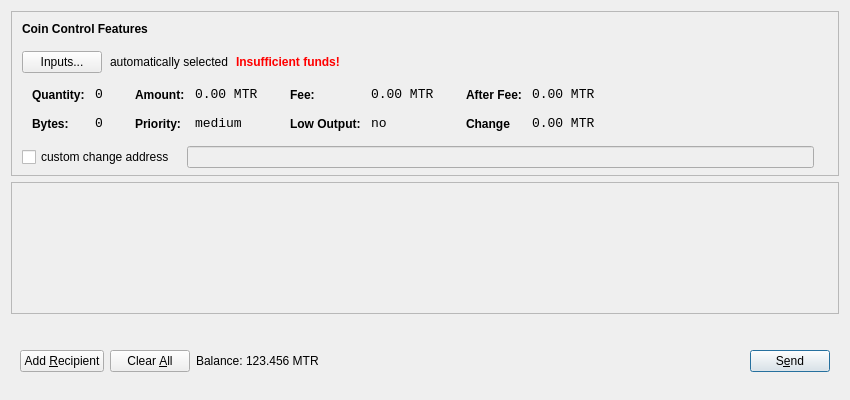
<?xml version="1.0" encoding="UTF-8"?>
<ui version="4.0">
 <class>SendCoinsDialog</class>
 <widget class="QDialog" name="SendCoinsDialog">
  <property name="geometry">
   <rect>
    <x>0</x>
    <y>0</y>
    <width>850</width>
    <height>400</height>
   </rect>
  </property>
  <property name="windowTitle">
   <string>Send Coins</string>
  </property>
  <layout class="QVBoxLayout" name="verticalLayout" stretch="0,1,0">
   <property name="bottomMargin">
    <number>8</number>
   </property>
   <item>
    <widget class="QFrame" name="frameCoinControl">
     <property name="sizePolicy">
      <sizepolicy hsizetype="Expanding" vsizetype="Expanding">
       <horstretch>0</horstretch>
       <verstretch>0</verstretch>
      </sizepolicy>
     </property>
     <property name="maximumSize">
      <size>
       <width>16777215</width>
       <height>16777215</height>
      </size>
     </property>
     <property name="frameShape">
      <enum>QFrame::StyledPanel</enum>
     </property>
     <property name="frameShadow">
      <enum>QFrame::Sunken</enum>
     </property>
     <layout class="QVBoxLayout" name="verticalLayoutCoinControl2">
      <property name="spacing">
       <number>6</number>
      </property>
      <property name="leftMargin">
       <number>0</number>
      </property>
      <property name="topMargin">
       <number>0</number>
      </property>
      <property name="rightMargin">
       <number>0</number>
      </property>
      <property name="bottomMargin">
       <number>6</number>
      </property>
      <item>
       <layout class="QVBoxLayout" name="verticalLayoutCoinControl" stretch="0,0,0,0,1">
        <property name="spacing">
         <number>0</number>
        </property>
        <property name="leftMargin">
         <number>10</number>
        </property>
        <property name="topMargin">
         <number>10</number>
        </property>
        <item>
         <layout class="QHBoxLayout" name="horizontalLayoutCoinControl1">
          <property name="bottomMargin">
           <number>15</number>
          </property>
          <item>
           <widget class="QLabel" name="labelCoinControlFeatures">
            <property name="sizePolicy">
             <sizepolicy hsizetype="Preferred" vsizetype="Maximum">
              <horstretch>0</horstretch>
              <verstretch>0</verstretch>
             </sizepolicy>
            </property>
            <property name="font">
             <font>
              <weight>75</weight>
              <bold>true</bold>
             </font>
            </property>
            <property name="styleSheet">
             <string notr="true">font-weight:bold;</string>
            </property>
            <property name="text">
             <string>Coin Control Features</string>
            </property>
           </widget>
          </item>
         </layout>
        </item>
        <item>
         <layout class="QHBoxLayout" name="horizontalLayoutCoinControl2" stretch="0,0,0,0">
          <property name="spacing">
           <number>8</number>
          </property>
          <property name="bottomMargin">
           <number>10</number>
          </property>
          <item>
           <widget class="QPushButton" name="pushButtonCoinControl">
            <property name="styleSheet">
             <string notr="true"/>
            </property>
            <property name="text">
             <string>Inputs...</string>
            </property>
           </widget>
          </item>
          <item>
           <widget class="QLabel" name="labelCoinControlAutomaticallySelected">
            <property name="text">
             <string>automatically selected</string>
            </property>
            <property name="margin">
             <number>5</number>
            </property>
           </widget>
          </item>
          <item>
           <widget class="QLabel" name="labelCoinControlInsuffFunds">
            <property name="font">
             <font>
              <weight>75</weight>
              <bold>true</bold>
             </font>
            </property>
            <property name="styleSheet">
             <string notr="true">color:red;font-weight:bold;</string>
            </property>
            <property name="text">
             <string>Insufficient funds!</string>
            </property>
            <property name="margin">
             <number>5</number>
            </property>
           </widget>
          </item>
          <item>
           <spacer name="horizontalSpacerCoinControl">
            <property name="orientation">
             <enum>Qt::Horizontal</enum>
            </property>
            <property name="sizeHint" stdset="0">
             <size>
              <width>40</width>
              <height>1</height>
             </size>
            </property>
           </spacer>
          </item>
         </layout>
        </item>
        <item>
         <widget class="QWidget" name="widgetCoinControl" native="true">
          <property name="sizePolicy">
           <sizepolicy hsizetype="Preferred" vsizetype="Preferred">
            <horstretch>0</horstretch>
            <verstretch>0</verstretch>
           </sizepolicy>
          </property>
          <property name="minimumSize">
           <size>
            <width>0</width>
            <height>0</height>
           </size>
          </property>
          <property name="styleSheet">
           <string notr="true"/>
          </property>
          <layout class="QHBoxLayout" name="horizontalLayoutCoinControl5">
           <property name="leftMargin">
            <number>0</number>
           </property>
           <property name="topMargin">
            <number>0</number>
           </property>
           <property name="rightMargin">
            <number>0</number>
           </property>
           <property name="bottomMargin">
            <number>0</number>
           </property>
           <item>
            <layout class="QHBoxLayout" name="horizontalLayoutCoinControl3" stretch="0,0,0,1">
             <property name="spacing">
              <number>20</number>
             </property>
             <property name="topMargin">
              <number>0</number>
             </property>
             <property name="bottomMargin">
              <number>10</number>
             </property>
             <item>
              <layout class="QFormLayout" name="formLayoutCoinControl1">
               <property name="horizontalSpacing">
                <number>10</number>
               </property>
               <property name="verticalSpacing">
                <number>14</number>
               </property>
               <property name="leftMargin">
                <number>10</number>
               </property>
               <property name="topMargin">
                <number>4</number>
               </property>
               <property name="rightMargin">
                <number>6</number>
               </property>
               <item row="0" column="0">
                <widget class="QLabel" name="labelCoinControlQuantityText">
                 <property name="styleSheet">
                  <string notr="true">font-weight:bold;</string>
                 </property>
                 <property name="text">
                  <string>Quantity:</string>
                 </property>
                 <property name="margin">
                  <number>0</number>
                 </property>
                </widget>
               </item>
               <item row="0" column="1">
                <widget class="QLabel" name="labelCoinControlQuantity">
                 <property name="font">
                  <font>
                   <family>Monospace</family>
                   <pointsize>10</pointsize>
                  </font>
                 </property>
                 <property name="cursor">
                  <cursorShape>IBeamCursor</cursorShape>
                 </property>
                 <property name="contextMenuPolicy">
                  <enum>Qt::ActionsContextMenu</enum>
                 </property>
                 <property name="text">
                  <string>0</string>
                 </property>
                 <property name="margin">
                  <number>0</number>
                 </property>
                 <property name="textInteractionFlags">
                  <set>Qt::LinksAccessibleByMouse|Qt::TextSelectableByKeyboard|Qt::TextSelectableByMouse</set>
                 </property>
                </widget>
               </item>
               <item row="1" column="0">
                <widget class="QLabel" name="labelCoinControlBytesText">
                 <property name="styleSheet">
                  <string notr="true">font-weight:bold;</string>
                 </property>
                 <property name="text">
                  <string>Bytes:</string>
                 </property>
                </widget>
               </item>
               <item row="1" column="1">
                <widget class="QLabel" name="labelCoinControlBytes">
                 <property name="font">
                  <font>
                   <family>Monospace</family>
                   <pointsize>10</pointsize>
                  </font>
                 </property>
                 <property name="cursor">
                  <cursorShape>IBeamCursor</cursorShape>
                 </property>
                 <property name="contextMenuPolicy">
                  <enum>Qt::ActionsContextMenu</enum>
                 </property>
                 <property name="text">
                  <string>0</string>
                 </property>
                 <property name="textInteractionFlags">
                  <set>Qt::LinksAccessibleByMouse|Qt::TextSelectableByKeyboard|Qt::TextSelectableByMouse</set>
                 </property>
                </widget>
               </item>
              </layout>
             </item>
             <item>
              <layout class="QFormLayout" name="formLayoutCoinControl2">
               <property name="horizontalSpacing">
                <number>10</number>
               </property>
               <property name="verticalSpacing">
                <number>14</number>
               </property>
               <property name="leftMargin">
                <number>6</number>
               </property>
               <property name="topMargin">
                <number>4</number>
               </property>
               <property name="rightMargin">
                <number>6</number>
               </property>
               <item row="0" column="0">
                <widget class="QLabel" name="labelCoinControlAmountText">
                 <property name="styleSheet">
                  <string notr="true">font-weight:bold;</string>
                 </property>
                 <property name="text">
                  <string>Amount:</string>
                 </property>
                 <property name="margin">
                  <number>0</number>
                 </property>
                </widget>
               </item>
               <item row="0" column="1">
                <widget class="QLabel" name="labelCoinControlAmount">
                 <property name="font">
                  <font>
                   <family>Monospace</family>
                   <pointsize>10</pointsize>
                  </font>
                 </property>
                 <property name="cursor">
                  <cursorShape>IBeamCursor</cursorShape>
                 </property>
                 <property name="contextMenuPolicy">
                  <enum>Qt::ActionsContextMenu</enum>
                 </property>
                 <property name="text">
                  <string>0.00 MTR</string>
                 </property>
                 <property name="textInteractionFlags">
                  <set>Qt::LinksAccessibleByMouse|Qt::TextSelectableByKeyboard|Qt::TextSelectableByMouse</set>
                 </property>
                </widget>
               </item>
               <item row="1" column="0">
                <widget class="QLabel" name="labelCoinControlPriorityText">
                 <property name="styleSheet">
                  <string notr="true">font-weight:bold;</string>
                 </property>
                 <property name="text">
                  <string>Priority:</string>
                 </property>
                </widget>
               </item>
               <item row="1" column="1">
                <widget class="QLabel" name="labelCoinControlPriority">
                 <property name="font">
                  <font>
                   <family>Monospace</family>
                   <pointsize>10</pointsize>
                  </font>
                 </property>
                 <property name="cursor">
                  <cursorShape>IBeamCursor</cursorShape>
                 </property>
                 <property name="contextMenuPolicy">
                  <enum>Qt::ActionsContextMenu</enum>
                 </property>
                 <property name="text">
                  <string>medium</string>
                 </property>
                 <property name="textInteractionFlags">
                  <set>Qt::LinksAccessibleByMouse|Qt::TextSelectableByKeyboard|Qt::TextSelectableByMouse</set>
                 </property>
                </widget>
               </item>
              </layout>
             </item>
             <item>
              <layout class="QFormLayout" name="formLayoutCoinControl3">
               <property name="horizontalSpacing">
                <number>10</number>
               </property>
               <property name="verticalSpacing">
                <number>14</number>
               </property>
               <property name="leftMargin">
                <number>6</number>
               </property>
               <property name="topMargin">
                <number>4</number>
               </property>
               <property name="rightMargin">
                <number>6</number>
               </property>
               <item row="0" column="0">
                <widget class="QLabel" name="labelCoinControlFeeText">
                 <property name="styleSheet">
                  <string notr="true">font-weight:bold;</string>
                 </property>
                 <property name="text">
                  <string>Fee:</string>
                 </property>
                 <property name="margin">
                  <number>0</number>
                 </property>
                </widget>
               </item>
               <item row="0" column="1">
                <widget class="QLabel" name="labelCoinControlFee">
                 <property name="font">
                  <font>
                   <family>Monospace</family>
                   <pointsize>10</pointsize>
                  </font>
                 </property>
                 <property name="cursor">
                  <cursorShape>IBeamCursor</cursorShape>
                 </property>
                 <property name="contextMenuPolicy">
                  <enum>Qt::ActionsContextMenu</enum>
                 </property>
                 <property name="text">
                  <string>0.00 MTR</string>
                 </property>
                 <property name="textInteractionFlags">
                  <set>Qt::LinksAccessibleByMouse|Qt::TextSelectableByKeyboard|Qt::TextSelectableByMouse</set>
                 </property>
                </widget>
               </item>
               <item row="1" column="0">
                <widget class="QLabel" name="labelCoinControlLowOutputText">
                 <property name="styleSheet">
                  <string notr="true">font-weight:bold;</string>
                 </property>
                 <property name="text">
                  <string>Low Output:</string>
                 </property>
                </widget>
               </item>
               <item row="1" column="1">
                <widget class="QLabel" name="labelCoinControlLowOutput">
                 <property name="font">
                  <font>
                   <family>Monospace</family>
                   <pointsize>10</pointsize>
                  </font>
                 </property>
                 <property name="cursor">
                  <cursorShape>IBeamCursor</cursorShape>
                 </property>
                 <property name="contextMenuPolicy">
                  <enum>Qt::ActionsContextMenu</enum>
                 </property>
                 <property name="text">
                  <string>no</string>
                 </property>
                 <property name="textInteractionFlags">
                  <set>Qt::LinksAccessibleByMouse|Qt::TextSelectableByKeyboard|Qt::TextSelectableByMouse</set>
                 </property>
                </widget>
               </item>
              </layout>
             </item>
             <item>
              <layout class="QFormLayout" name="formLayoutCoinControl4">
               <property name="horizontalSpacing">
                <number>10</number>
               </property>
               <property name="verticalSpacing">
                <number>14</number>
               </property>
               <property name="leftMargin">
                <number>6</number>
               </property>
               <property name="topMargin">
                <number>4</number>
               </property>
               <property name="rightMargin">
                <number>6</number>
               </property>
               <item row="0" column="0">
                <widget class="QLabel" name="labelCoinControlAfterFeeText">
                 <property name="styleSheet">
                  <string notr="true">font-weight:bold;</string>
                 </property>
                 <property name="text">
                  <string>After Fee:</string>
                 </property>
                 <property name="margin">
                  <number>0</number>
                 </property>
                </widget>
               </item>
               <item row="0" column="1">
                <widget class="QLabel" name="labelCoinControlAfterFee">
                 <property name="font">
                  <font>
                   <family>Monospace</family>
                   <pointsize>10</pointsize>
                  </font>
                 </property>
                 <property name="cursor">
                  <cursorShape>IBeamCursor</cursorShape>
                 </property>
                 <property name="contextMenuPolicy">
                  <enum>Qt::ActionsContextMenu</enum>
                 </property>
                 <property name="text">
                  <string>0.00 MTR</string>
                 </property>
                 <property name="textInteractionFlags">
                  <set>Qt::LinksAccessibleByMouse|Qt::TextSelectableByKeyboard|Qt::TextSelectableByMouse</set>
                 </property>
                </widget>
               </item>
               <item row="1" column="0">
                <widget class="QLabel" name="labelCoinControlChangeText">
                 <property name="styleSheet">
                  <string notr="true">font-weight:bold;</string>
                 </property>
                 <property name="text">
                  <string>Change</string>
                 </property>
                </widget>
               </item>
               <item row="1" column="1">
                <widget class="QLabel" name="labelCoinControlChange">
                 <property name="font">
                  <font>
                   <family>Monospace</family>
                   <pointsize>10</pointsize>
                  </font>
                 </property>
                 <property name="cursor">
                  <cursorShape>IBeamCursor</cursorShape>
                 </property>
                 <property name="contextMenuPolicy">
                  <enum>Qt::ActionsContextMenu</enum>
                 </property>
                 <property name="text">
                  <string>0.00 MTR</string>
                 </property>
                 <property name="textInteractionFlags">
                  <set>Qt::LinksAccessibleByMouse|Qt::TextSelectableByKeyboard|Qt::TextSelectableByMouse</set>
                 </property>
                </widget>
               </item>
              </layout>
             </item>
            </layout>
           </item>
          </layout>
         </widget>
        </item>
        <item>
         <layout class="QHBoxLayout" name="horizontalLayoutCoinControl4" stretch="0,0,0">
          <property name="spacing">
           <number>12</number>
          </property>
          <property name="sizeConstraint">
           <enum>QLayout::SetDefaultConstraint</enum>
          </property>
          <property name="topMargin">
           <number>5</number>
          </property>
          <property name="rightMargin">
           <number>5</number>
          </property>
          <item>
           <widget class="QCheckBox" name="checkBoxCoinControlChange">
            <property name="text">
             <string>custom change address</string>
            </property>
           </widget>
          </item>
          <item>
           <widget class="QLineEdit" name="lineEditCoinControlChange">
            <property name="enabled">
             <bool>false</bool>
            </property>
            <property name="sizePolicy">
             <sizepolicy hsizetype="Expanding" vsizetype="Fixed">
              <horstretch>0</horstretch>
              <verstretch>0</verstretch>
             </sizepolicy>
            </property>
           </widget>
          </item>
          <item>
           <widget class="QLabel" name="labelCoinControlChangeLabel">
            <property name="sizePolicy">
             <sizepolicy hsizetype="Preferred" vsizetype="Expanding">
              <horstretch>0</horstretch>
              <verstretch>0</verstretch>
             </sizepolicy>
            </property>
            <property name="minimumSize">
             <size>
              <width>0</width>
              <height>0</height>
             </size>
            </property>
            <property name="text">
             <string/>
            </property>
            <property name="margin">
             <number>3</number>
            </property>
           </widget>
          </item>
         </layout>
        </item>
        <item>
         <spacer name="verticalSpacerCoinControl">
          <property name="orientation">
           <enum>Qt::Vertical</enum>
          </property>
          <property name="sizeHint" stdset="0">
           <size>
            <width>800</width>
            <height>1</height>
           </size>
          </property>
         </spacer>
        </item>
       </layout>
      </item>
     </layout>
    </widget>
   </item>
   <item>
    <widget class="QScrollArea" name="scrollArea">
     <property name="widgetResizable">
      <bool>true</bool>
     </property>
     <widget class="QWidget" name="scrollAreaWidgetContents">
      <property name="geometry">
       <rect>
        <x>0</x>
        <y>0</y>
        <width>830</width>
        <height>104</height>
       </rect>
      </property>
      <layout class="QVBoxLayout" name="verticalLayout_2">
       <property name="leftMargin">
        <number>0</number>
       </property>
       <property name="topMargin">
        <number>0</number>
       </property>
       <property name="rightMargin">
        <number>0</number>
       </property>
       <property name="bottomMargin">
        <number>0</number>
       </property>
       <item>
        <layout class="QVBoxLayout" name="entries">
         <property name="spacing">
          <number>6</number>
         </property>
        </layout>
       </item>
       <item>
        <spacer name="verticalSpacer">
         <property name="orientation">
          <enum>Qt::Vertical</enum>
         </property>
         <property name="sizeHint" stdset="0">
          <size>
           <width>20</width>
           <height>40</height>
          </size>
         </property>
        </spacer>
       </item>
      </layout>
     </widget>
    </widget>
   </item>
   <item>
    <widget class="QWidget" name="buttonBar" native="true">
     <layout class="QHBoxLayout" name="horizontalLayout">
      <property name="leftMargin">
       <number>9</number>
      </property>
      <property name="topMargin">
       <number>30</number>
      </property>
      <property name="rightMargin">
       <number>9</number>
      </property>
      <property name="bottomMargin">
       <number>20</number>
      </property>
      <item>
       <widget class="QPushButton" name="addButton">
        <property name="maximumSize">
         <size>
          <width>136</width>
          <height>36</height>
         </size>
        </property>
        <property name="toolTip">
         <string>Send to multiple recipients at once</string>
        </property>
        <property name="text">
         <string>Add &amp;Recipient</string>
        </property>
        <property name="autoDefault">
         <bool>false</bool>
        </property>
       </widget>
      </item>
      <item>
       <widget class="QPushButton" name="clearButton">
        <property name="sizePolicy">
         <sizepolicy hsizetype="Minimum" vsizetype="Fixed">
          <horstretch>0</horstretch>
          <verstretch>0</verstretch>
         </sizepolicy>
        </property>
        <property name="maximumSize">
         <size>
          <width>100</width>
          <height>36</height>
         </size>
        </property>
        <property name="toolTip">
         <string>Remove all transaction fields</string>
        </property>
        <property name="text">
         <string>Clear &amp;All</string>
        </property>
        <property name="autoRepeatDelay">
         <number>300</number>
        </property>
        <property name="autoDefault">
         <bool>false</bool>
        </property>
       </widget>
      </item>
      <item>
       <layout class="QHBoxLayout" name="horizontalLayout_2">
        <property name="spacing">
         <number>3</number>
        </property>
        <item>
         <widget class="QLabel" name="label">
          <property name="sizePolicy">
           <sizepolicy hsizetype="Preferred" vsizetype="Fixed">
            <horstretch>0</horstretch>
            <verstretch>0</verstretch>
           </sizepolicy>
          </property>
          <property name="text">
           <string>Balance:</string>
          </property>
         </widget>
        </item>
        <item>
         <widget class="QLabel" name="labelBalance">
          <property name="sizePolicy">
           <sizepolicy hsizetype="Preferred" vsizetype="Fixed">
            <horstretch>0</horstretch>
            <verstretch>0</verstretch>
           </sizepolicy>
          </property>
          <property name="cursor">
           <cursorShape>IBeamCursor</cursorShape>
          </property>
          <property name="text">
           <string>123.456 MTR</string>
          </property>
          <property name="textInteractionFlags">
           <set>Qt::LinksAccessibleByMouse|Qt::TextSelectableByKeyboard|Qt::TextSelectableByMouse</set>
          </property>
         </widget>
        </item>
       </layout>
      </item>
      <item>
       <spacer name="horizontalSpacer">
        <property name="orientation">
         <enum>Qt::Horizontal</enum>
        </property>
        <property name="sizeHint" stdset="0">
         <size>
          <width>40</width>
          <height>20</height>
         </size>
        </property>
       </spacer>
      </item>
      <item>
       <widget class="QPushButton" name="sendButton">
        <property name="maximumSize">
         <size>
          <width>96</width>
          <height>36</height>
         </size>
        </property>
        <property name="toolTip">
         <string>Confirm the send action</string>
        </property>
        <property name="text">
         <string>S&amp;end</string>
        </property>
        <property name="default">
         <bool>true</bool>
        </property>
       </widget>
      </item>
     </layout>
    </widget>
   </item>
  </layout>
 </widget>
 <resources/>
 <connections/>
</ui>
